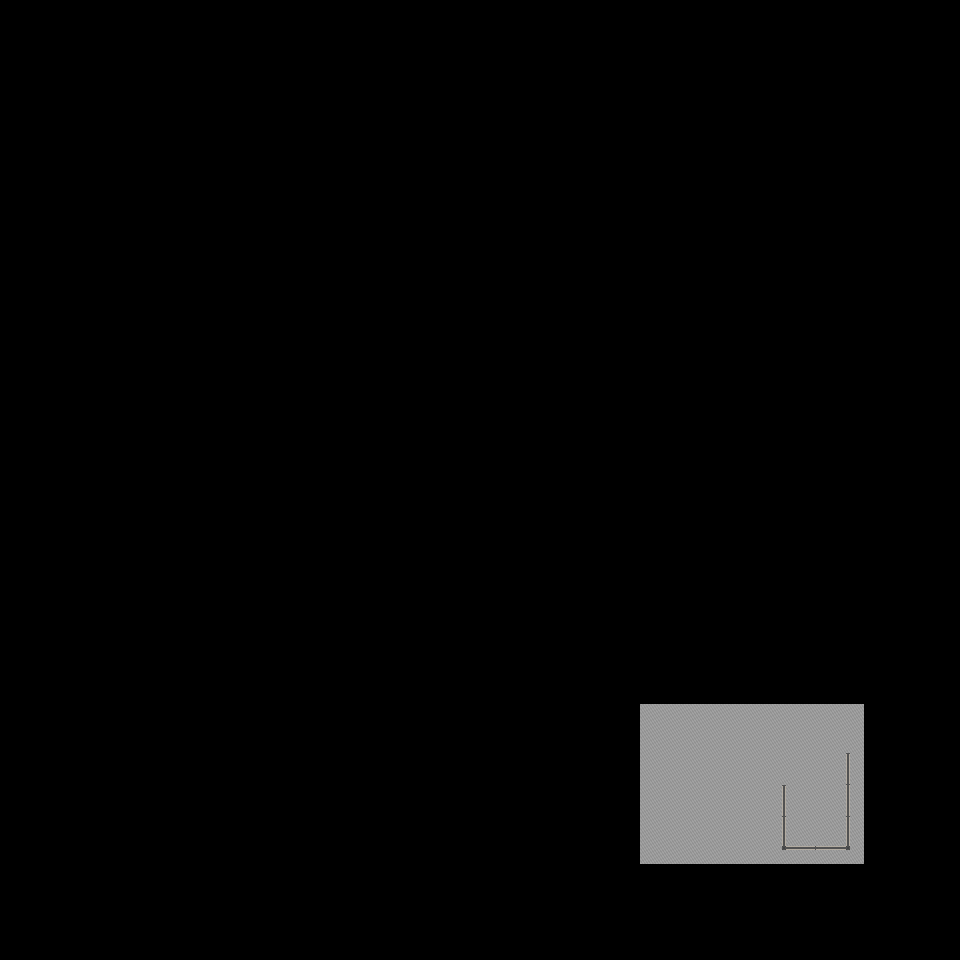

The image is a tile-based game level rendered from a .tmx file. Its description and source (layers, tilesets, objects; grid data summarised) follow:
An orthogonal 30x30 tile map with 32x32 px tiles, 5 tile layers (background, main, detail1, detail2, ...) and 3 objects.

<map version="1.0" orientation="orthogonal" renderorder="right-down" width="30" height="30" tilewidth="32" tileheight="32" nextobjectid="10">
 <tileset firstgid="1" name="Office" tilewidth="32" tileheight="32" tilecount="8" columns="0">
  <tile id="0">
   <image width="32" height="32" source="Textures/Carpet2.png" />
  </tile>
  <tile id="4">
   <image width="32" height="32" source="Textures/Office_Divider_Vertical.png" />
  </tile>
  <tile id="7">
   <image width="32" height="32" source="Textures/Office_Divider_Down.png" />
  </tile>
  <tile id="8">
   <image width="32" height="32" source="Textures/Office_Divider_Up.png" />
  </tile>
  <tile id="9">
   <image width="32" height="32" source="Textures/Office_Divider_Horizontal.png" />
  </tile>
  <tile id="10">
   <image width="32" height="32" source="Textures/Office_Divider_Left.png" />
  </tile>
  <tile id="11">
   <image width="32" height="32" source="Textures/Office_Divider_Post.png" />
  </tile>
  <tile id="12">
   <image width="32" height="32" source="Textures/Office_Divider_Right.png" />
  </tile>
 </tileset>
 <layer name="background" width="30" height="30">
  <properties>
   <property name="unity:sortingLayerName" value="Background" />
  </properties>
  <data>[900 cells, 35 non-empty, 1 distinct tile ids]</data>
 </layer>
 <layer name="main" width="30" height="30">
  <properties>
   <property name="unity:sortingLayerName" value="Main" />
  </properties>
  <data>[900 cells, 0 non-empty, 0 distinct tile ids]</data>
 </layer>
 <layer name="detail1" width="30" height="30">
  <properties>
   <property name="unity:sortingLayerName" value="Main" />
  </properties>
  <data>[900 cells, 7 non-empty, 3 distinct tile ids]</data>
 </layer>
 <layer name="detail2" width="30" height="30">
  <properties>
   <property name="unity:sortingLayerName" value="Main" />
  </properties>
  <data>[900 cells, 3 non-empty, 3 distinct tile ids]</data>
 </layer>
 <layer name="detail3" width="30" height="30">
  <properties>
   <property name="unity:sortingLayerName" value="Main" />
  </properties>
  <data>[900 cells, 2 non-empty, 1 distinct tile ids]</data>
 </layer>
 <objectgroup name="collision">
  <object id="1" x="782" y="785" width="4" height="65" />
  <object id="3" x="846" y="753" width="4" height="97" />
  <object id="9" x="786" y="846" width="60" height="4" />
 </objectgroup>
</map>
